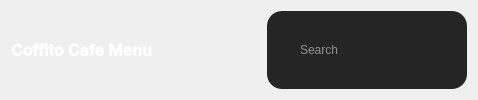
        <widget class="QWidget" name="Menu_SearchWidget" native="true">
         <layout class="QHBoxLayout" name="horizontalLayout_2">
          <item>
           <widget class="QLabel" name="label_8">
            <property name="minimumSize">
             <size>
              <width>250</width>
              <height>0</height>
             </size>
            </property>
            <property name="font">
             <font>
              <family>Inter SemiBold</family>
              <pointsize>12</pointsize>
              <bold>true</bold>
             </font>
            </property>
            <property name="styleSheet">
             <string notr="true">color: white;
</string>
            </property>
            <property name="text">
             <string>Coffito Cafe Menu</string>
            </property>
           </widget>
          </item>
          <item>
           <widget class="QWidget" name="search_frame_prod_2" native="true">
            <property name="minimumSize">
             <size>
              <width>200</width>
              <height>0</height>
             </size>
            </property>
            <property name="styleSheet">
             <string notr="true">#search_frame_prod_2{

	border-radius: 15px;
	background-color:#252525;
}
#search_frame_prod_2 QPushButton{
	
	padding: 5px 5px;
	border-radius:5px;

	
}
#search_frame_prod_2 QLineEdit{
	border: none;
	color: white;

}

#search_frame_prod_2 QPushButton::pressed {

	padding-left:10px;

}
</string>
            </property>
            <layout class="QVBoxLayout" name="verticalLayout_17">
             <property name="leftMargin">
              <number>2</number>
             </property>
             <property name="topMargin">
              <number>2</number>
             </property>
             <property name="rightMargin">
              <number>2</number>
             </property>
             <property name="bottomMargin">
              <number>2</number>
             </property>
             <item>
              <layout class="QHBoxLayout" name="horizontalLayout_31">
               <property name="spacing">
                <number>2</number>
               </property>
               <property name="leftMargin">
                <number>2</number>
               </property>
               <property name="topMargin">
                <number>2</number>
               </property>
               <property name="rightMargin">
                <number>2</number>
               </property>
               <item>
                <widget class="QPushButton" name="searchItemBtn">
                 <property name="minimumSize">
                  <size>
                   <width>25</width>
                   <height>25</height>
                  </size>
                 </property>
                 <property name="maximumSize">
                  <size>
                   <width>25</width>
                   <height>25</height>
                  </size>
                 </property>
                 <property name="font">
                  <font>
                   <family>Roboto</family>
                   <pointsize>10</pointsize>
                   <bold>true</bold>
                  </font>
                 </property>
                 <property name="styleSheet">
                  <string notr="true">background-color: none;
border-radius:15px;
</string>
                 </property>
                 <property name="text">
                  <string/>
                 </property>
                 <property name="icon">
                  <iconset>
                   <normaloff>:/iCons/icons/icons8-search-26.png</normaloff>:/iCons/icons/icons8-search-26.png</iconset>
                 </property>
                </widget>
               </item>
               <item>
                <widget class="QLineEdit" name="searchMenuItem">
                 <property name="styleSheet">
                  <string notr="true">background-color: rgb(37, 37, 37);</string>
                 </property>
                 <property name="placeholderText">
                  <string>Search</string>
                 </property>
                </widget>
               </item>
              </layout>
             </item>
            </layout>
           </widget>
          </item>
         </layout>
        </widget>
